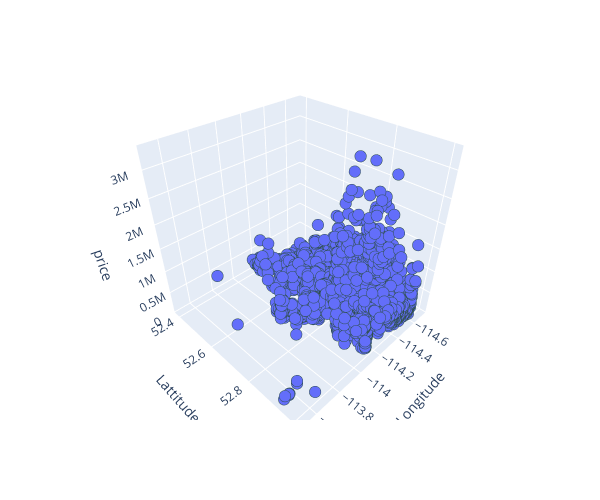

Notebook code for this chart:
### Code cell
# Create 3D scatter plot
fig = px.scatter_3d(
    df,
    x="Longitude",
    y="Lattitude",
    z="Price",
    labels={"lon": "longitude", "lat": "latitude", "Price": "price"},
    width=600,
    height=500,
)

# Refine formatting
fig.update_traces(
    marker={"size": 4, "line": {"width": 2, "color": "DarkSlateGrey"}},
    selector={"mode": "markers"},
)

# Display figure
fig.show()

### Figure 1 — Plotly figure (JSON) as saved in the notebook; plotly's stock layout.template omitted (floating-point values rounded to 4 significant figures; data arrays with more than 128 entries replaced by an {"elided": "..."} marker saying what was removed)
{"data": [{"hovertemplate": "Longitude=%{x}<br>Lattitude=%{y}<br>price=%{z}<extra></extra>", "legendgroup": "", "marker": {"color": "#636efa", "line": {"color": "DarkSlateGrey", "width": 2}, "size": 4, "symbol": "circle"}, "mode": "markers", "name": "", "scene": "scene", "showlegend": false, "type": "scatter3d", "x": {"elided": "11758 float values"}, "y": {"elided": "11758 float values"}, "z": {"elided": "11758 int values"}}], "layout": {"height": 500, "legend": {"tracegroupgap": 0}, "margin": {"t": 60}, "scene": {"aspectmode": "auto", "aspectratio": {"x": 1, "y": 1, "z": 1}, "domain": {"x": [0, 1], "y": [0, 1]}, "xaxis": {"title": {"text": "Longitude"}, "type": "linear"}, "yaxis": {"title": {"text": "Lattitude"}, "type": "linear"}, "zaxis": {"title": {"text": "price"}, "type": "linear"}}, "width": 600}}
